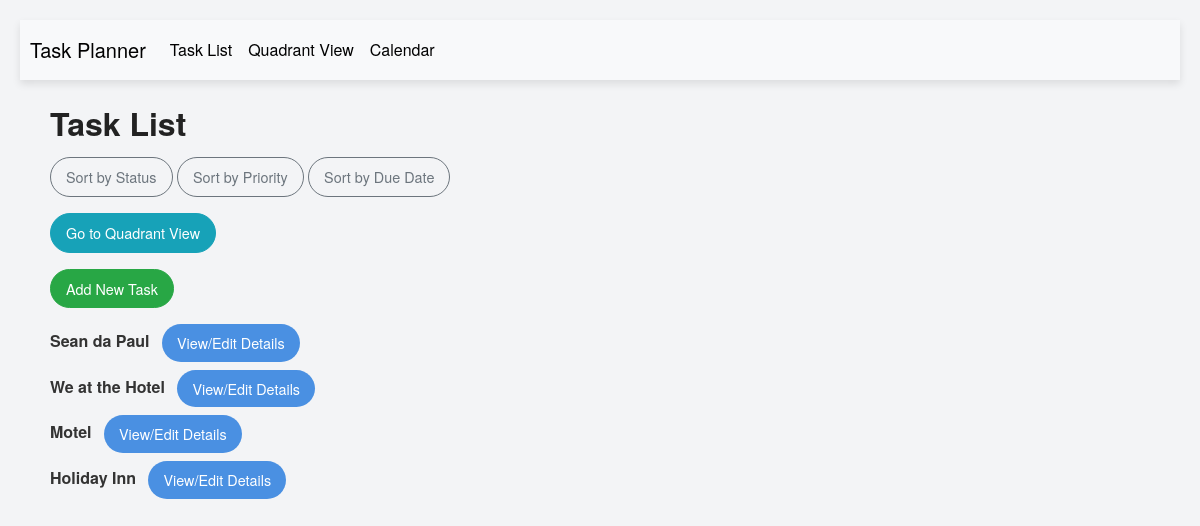
The page / on the database its author committed.
### app/models.py (models this page shows, shortened)
class Task(db.Model):
    __tablename__ = 'task'
    id = db.Column(db.Integer, primary_key=True)
    title = db.Column(db.String(100), nullable=False)  # Task title (required)
    description = db.Column(db.String(500))  # Optional description
    due_date = db.Column(db.DateTime, nullable=True)  # Optional due date
    estimated_time = db.Column(db.Integer, default="1", nullable=False)  # Optional duration in minutes
    priority = db.Column(db.Integer, CheckConstraint('priority BETWEEN 1 AND 5'), nullable=True)  # 1 to 5
    status = db.Column(db.Enum("to do", "doing", "done"), default="to do", nullable=False)  # Default: 'to do'
    reminder = db.Column(db.DateTime, nullable=True)  # Optional reminder time
    created_at = db.Column(db.DateTime, default=datetime.utcnow)  # Created timestamp
    updated_at = db.Column(db.DateTime, onupdate=datetime.utcnow)  # Updated timestamp
    user_id = db.Column(db.Integer, db.ForeignKey('user.id'))  # Foreign key to User
    user = db.relationship('User', back_populates='tasks')  # Relationship to User
    quadrant = db.Column(db.String(50), nullable=True)
    calendar_date = db.Column(db.Date, nullable=True)  # Specific date for the task
    start_time = db.Column(db.Time, nullable=True)  # Start time on the calendar
    duration_minutes = db.Column(db.Integer, nullable=True)  # Duration in minutes
    assigned_day = db.Column(db.Integer, nullable=True)  # Day of the week (0 for Monday, 6 for Sunday)
    assigned_hour = db.Column(db.Integer, nullable=True)  # Hour of the day (0 to 23)

### app/routes.py (the view)
@main.route('/')
def index():
    sort_by = request.args.get('sort_by')
    if sort_by == 'status':
        tasks = Task.query.order_by(Task.status).all()
    elif sort_by == 'priority':
        tasks = Task.query.order_by(Task.priority.desc()).all()  # High priority first
    elif sort_by == 'due_date':
        tasks = Task.query.order_by(Task.due_date).all()
    else:
        tasks = Task.query.all()  # Default sorting
    return render_template('index.html', tasks=tasks)

### app/templates/index.html (shortened to what this page needs)
{% extends 'layout.html' %}
{% block main %}
<div class="container">
    <h1 class="mt-4">Task List</h1>
    <div class="mb-3">
        <a href="{{ url_for('main.index', sort_by='status') }}" class="btn btn-outline-secondary btn-sm">Sort by Status</a>
        <a href="{{ url_for('main.index', sort_by='priority') }}" class="btn btn-outline-secondary btn-sm">Sort by Priority</a>
        <a href="{{ url_for('main.index', sort_by='due_date') }}" class="btn btn-outline-secondary btn-sm">Sort by Due Date</a>
    </div>
    <div class="mb-3">
        <a href="{{ url_for('main.quadrant_view') }}" class="btn btn-info">Go to Quadrant View</a>
    </div>
    <button type="button" class="btn btn-success mb-3" data-toggle="modal" data-target="#addTaskModal">
        Add New Task
    </button>
    <ul class="list-unstyled">
        {% for task in tasks %}
            <li class="mb-2">
                <strong>{{ task.title }}</strong>
                <button type="button" class="btn btn-primary btn-sm ml-2" data-toggle="modal" data-target="#taskModal{{ task.id }}">
                    View/Edit Details
                </button>
            </li>
        {% endfor %}
    </ul>
</div>
{% endblock %}

### app/static/css/styles.css (style rules this page uses)
body { font-family: 'Helvetica Neue', Arial, sans-serif; background-color: #f3f4f6; color: #333; margin: 0; padding: 20px; }
h1, h2, h3 { font-weight: 600; color: #222; margin-bottom: 15px; }
h1 { font-size: 2em; }
.btn { font-size: 0.9em; padding: 8px 15px; border-radius: 20px; }
.btn-primary { background-color: #4A90E2; border: none; }
.container { max-width: 1200px; margin: auto; }

### rows shown on the page
Task: title "Sean da Paul"
Task: title "We at the Hotel"
Task: title "Motel"
Task: title "Holiday Inn"
